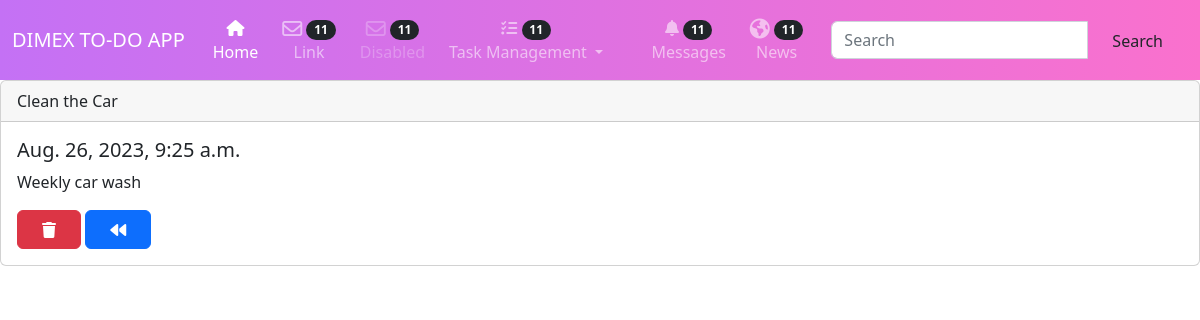
Page /todo/taskDetail/1/ on the committed database.
### todo/models.py (models this page shows, shortened)
class Task(models.Model):
	taskName = models.CharField(max_length=250)
	description = models.TextField()
	is_done = models.BooleanField(default=False)
	created_at = models.DateTimeField(auto_now_add=True)
	updated_at = models.DateTimeField(auto_now_add=True)

### todo/views.py (the view)
# urls.py: path('taskDetail/<int:pk>/', views.TaskDetailView.as_view(), name='taskDetail'),
class TaskDetailView(DetailView):
    model = Task
    context_object_name = 'task'

### todo/templates/todo/task_detail.html
{% extends 'base.html' %}
{% block content %}
<div class="card">
  <div class="card-header">
    {{task.taskName}}
  </div>
  <div class="card-body">
    <h5 class="card-title">{{task.created_at}}</h5>
    <p class="card-text">{{task.description}}</p>
    <a href="{% url 'taskDelete' task.pk %}" class="btn btn-danger"><i class="fa-solid fa-trash"></i></a>
    <a href="{% url 'taskList' %}" class="btn btn-primary"><i class="fa-solid fa-backward"></i></a>
  </div>
</div>
{% endblock %}

### projects/static/css/index.css (style rules this page uses)
.btn { padding: .45rem 1.5rem .35rem; }

### rows in the picture
Task: taskName "Clean the Car", created_at "Aug. 26, 2023, 9:25 a.m.", description "Weekly car wash"
